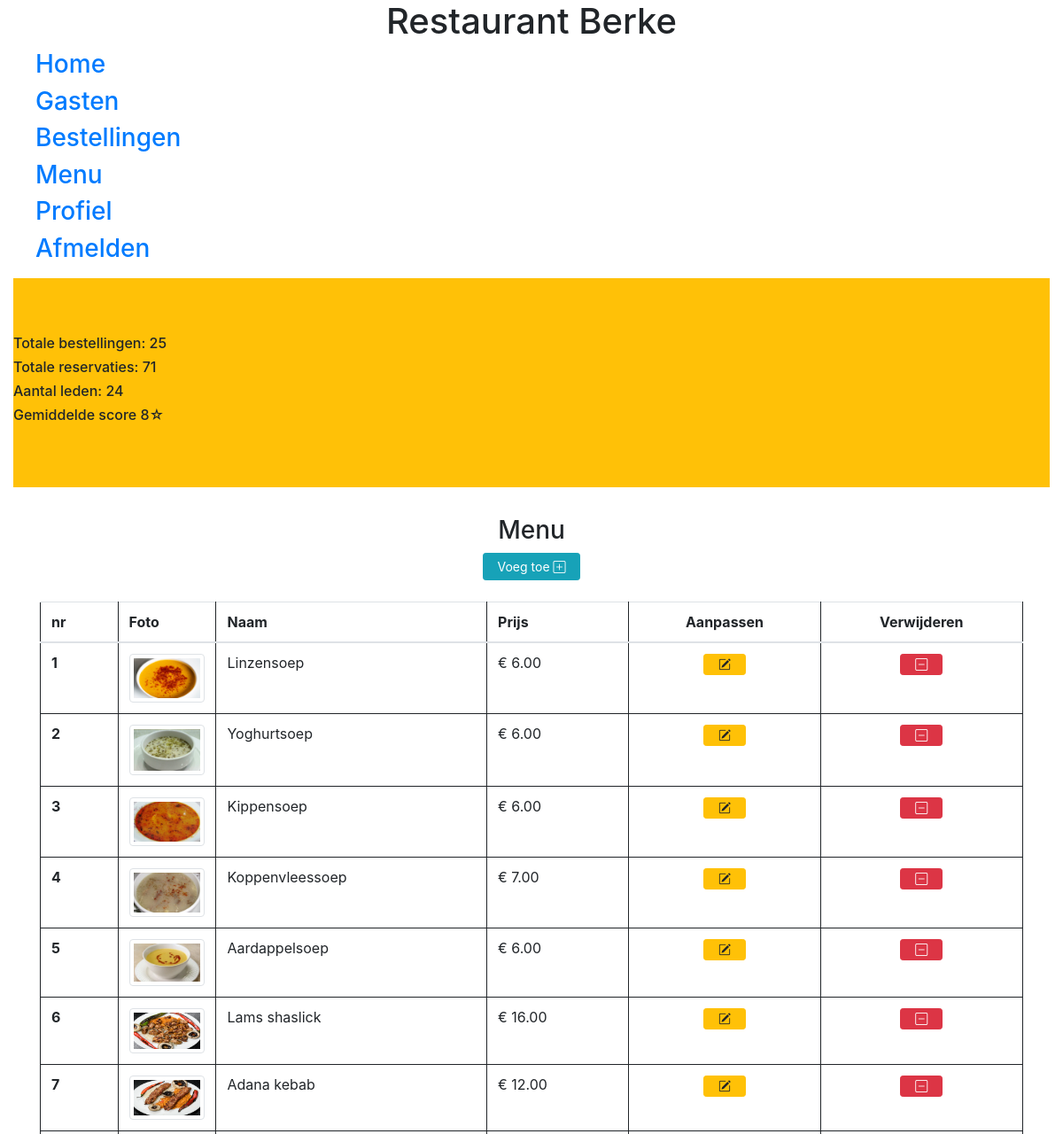
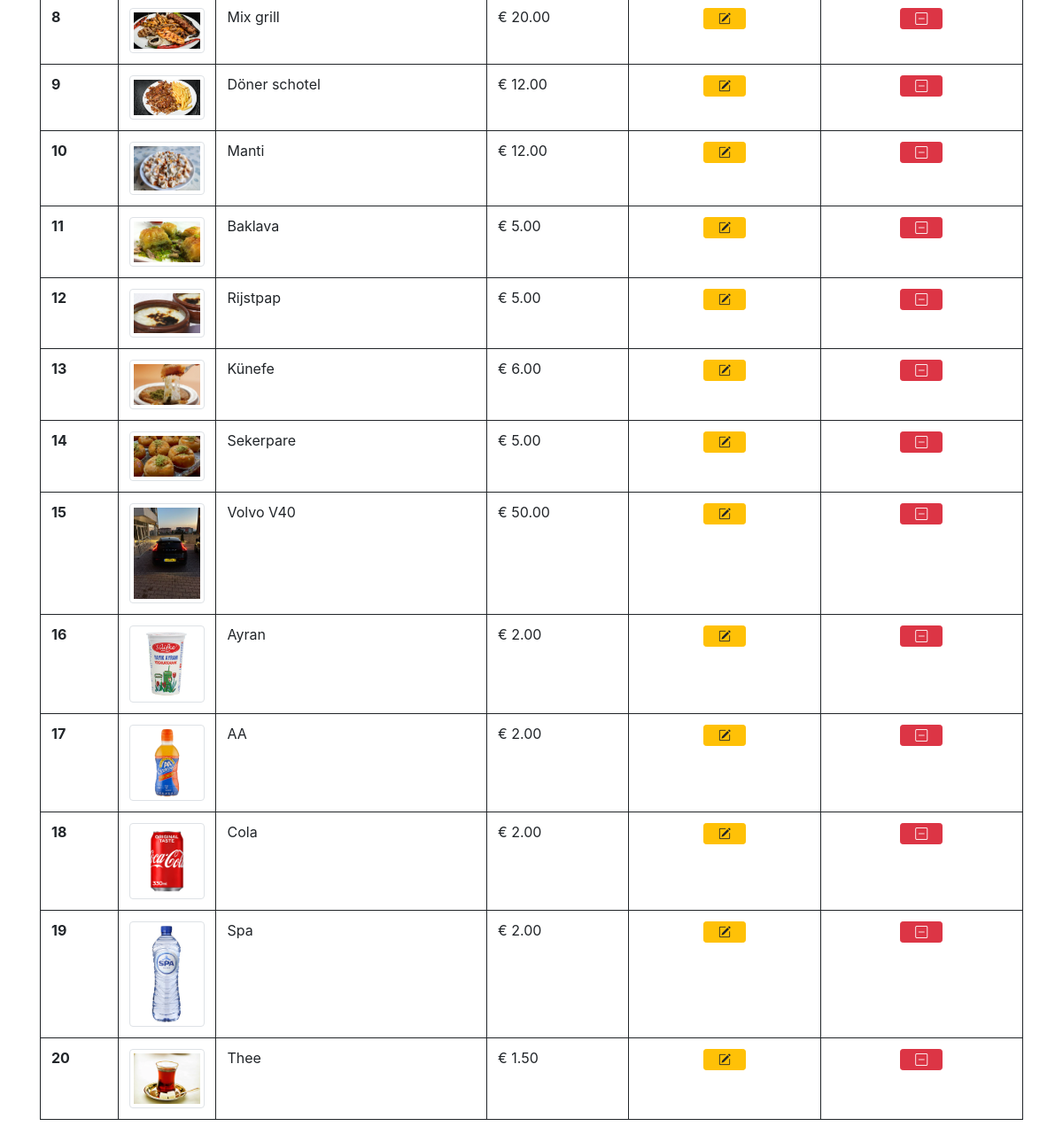
/guestbook/assets/admin/adminMenu.php (signed in), run on the app's committed database (2 pictures, top to bottom).
### tables this page shows
CREATE TABLE `menu` (
  `id` int(11) NOT NULL,
  `name` varchar(255) NOT NULL,
  `description` text DEFAULT NULL,
  `price` decimal(6,2) NOT NULL,
  `picture` varchar(255) NOT NULL,
  `category_id` int(11) NOT NULL
);

### guestbook/assets/functions/admin_functions.php (the view, shortened to what this page needs)
<html>
<link rel="stylesheet" href="../css/style.css">
<link rel="stylesheet" href="https://cdn.jsdelivr.net/npm/bootstrap-icons@1.6.0/font/bootstrap-icons.css">
</html>
<?php
require_once('config.php');
function showAdminMenu(){
    global $pdo;
    $sql = "SELECT * FROM `menu` ORDER BY `category_id` ASC";
    $sth = $pdo->prepare($sql);
    $sth->execute();
    $items = $sth->fetchAll(PDO::FETCH_ASSOC);
    echo"
        <table class='table align-middle'>
    <thead>
    <tr>
        <th scope='col'>nr</th>
        <th scope='col'>Foto</th>
        <th scope='col'>Naam</th>
        <th scope='col'>Prijs</th>
        <th scope='col' class='text-center'>Aanpassen</th>
        <th scope='col' class='text-center'>Verwijderen</th>
    </tr>
    </thead>
    <tbody>";
    $count=1;
    foreach($items as $food):
        echo"<tr>
            <th scope='row'>" . $count++ . "</th>
            <td style='width: 10%'><img src='../image/categories/". $food['picture'] ."' class='img-thumbnail img-fluid'></td>
            <td>" . $food['name'] . "</td>
            <td>&euro; " . $food['price'] . "</td>
            <td class='text-center'>
                <a type='button' class='btn btn-warning btn-sm px-3' href='../admin/editItem.php?id=" . $food['id'] . "'>
                    <i class='bi bi-pencil-square'></i>
                </a>
            </td>
            <td class='text-center'>
                <a type='button' class='btn btn-danger btn-sm px-3' href='../admin/deleteItem.php?id=" . $food['id'] . "'>
                    <i class='bi bi-dash-square'></i>
                </a>
            </td>
        </tr>";
    endforeach;
    echo"</tbody>
</table>";
}
                ?>

### guestbook/assets/css/style.css (style rules this page uses)
table, th, td { border: 1px solid; }

### data on the page
menu: picture (picture), name "Linzensoep", price "6.00"
menu: picture (picture), name "Yoghurtsoep", price "6.00"
menu: picture (picture), name "Kippensoep", price "6.00"
menu: picture (picture), name "Koppenvleessoep", price "7.00"
menu: picture (picture), name "Aardappelsoep", price "6.00"
menu: picture (picture), name "Lams shaslick", price "16.00"
menu: picture (picture), name "Adana kebab", price "12.00"
menu: picture (picture), name "Mix grill", price "20.00"
menu: picture (picture), name "Döner schotel", price "12.00"
menu: picture (picture), name "Manti", price "12.00"
menu: picture (picture), name "Baklava", price "5.00"
menu: picture (picture), name "Rijstpap", price "5.00"
menu: picture (picture), name "Künefe", price "6.00"
menu: picture (picture), name "Sekerpare", price "5.00"
menu: picture (picture), name "Volvo V40", price "50.00"
menu: picture (picture), name "Ayran", price "2.00"
menu: picture (picture), name "AA", price "2.00"
menu: picture (picture), name "Cola", price "2.00"
menu: picture (picture), name "Spa", price "2.00"
menu: picture (picture), name "Thee", price "1.50"

### other printed values
$numberOfOrders "25"
$numberOfReservations "71"
$numberOfMembers "24"
$average "8"
